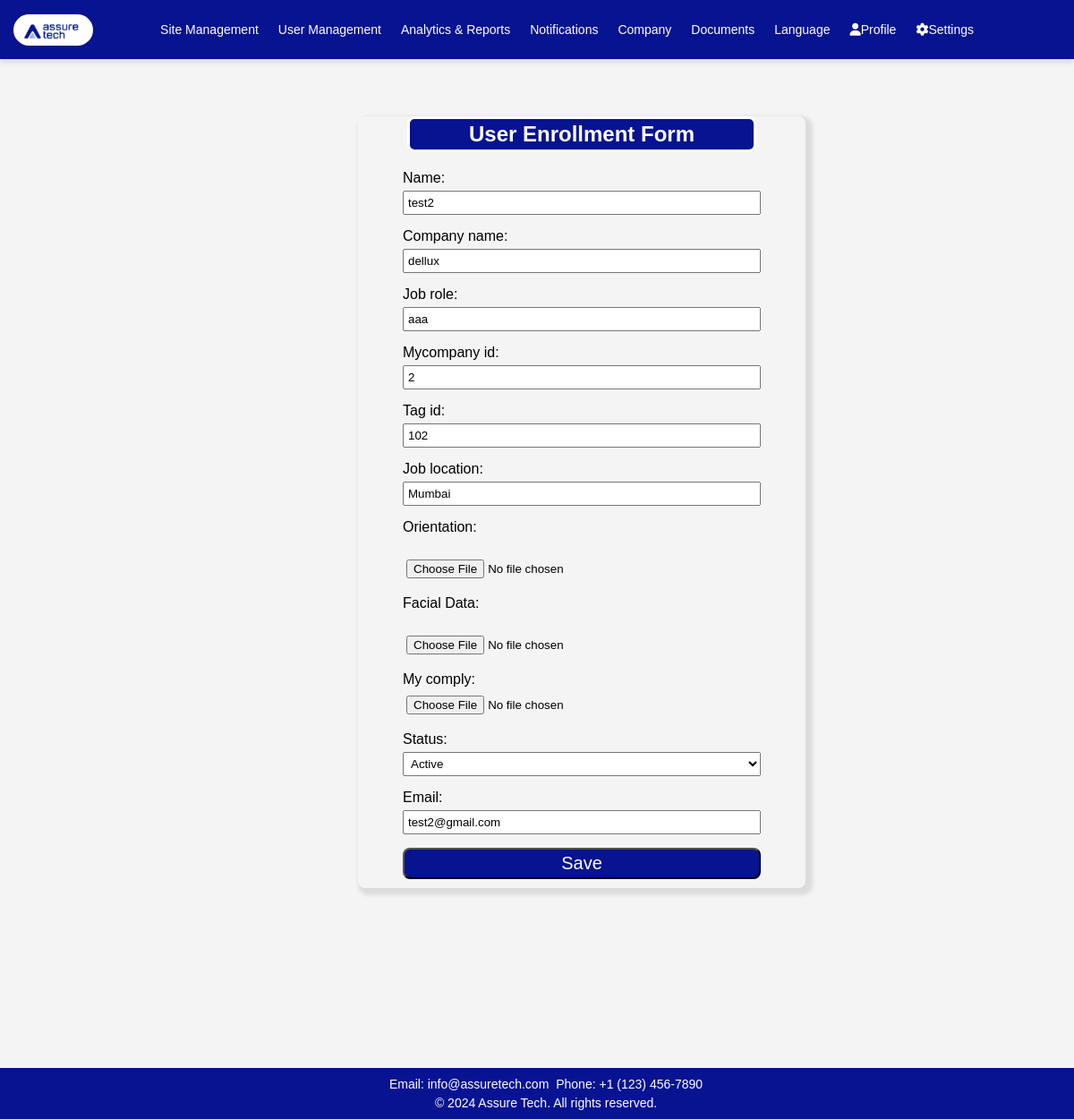
The page /update/38/ on the database as committed earlier.
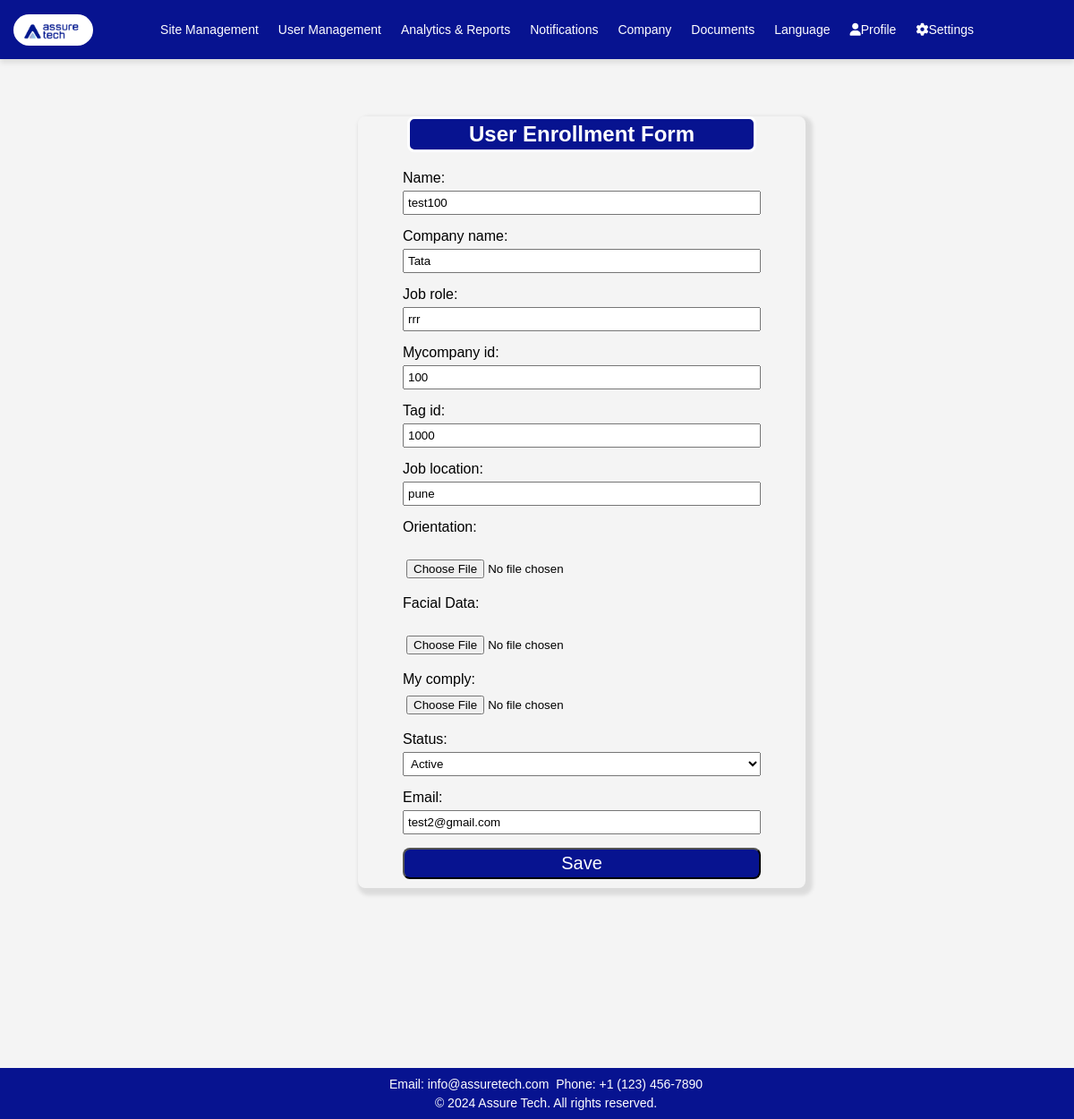
The same page on the database as committed later.
### app1/models.py (models this page shows, shortened)
class UserEnrolled(models.Model):
    sr = models.AutoField(primary_key=True,unique=True)
    picture = models.ImageField(upload_to='user_pictures/', blank=True, null=True)
    name = models.CharField(max_length=255)
    company_name = models.CharField(max_length=100)
    job_role = models.CharField(max_length=100)
    mycompany_id = models.CharField(max_length=10)
    tag_id = models.CharField(max_length=50)
    job_location = models.CharField(max_length=100)
    orientation = models.FileField(upload_to='attachments/', blank=True,null=True, validators=[FileExtensionValidator(['jpeg', 'jpg'])])
    facial_data = models.ImageField(upload_to=user_image_upload_path, blank=True, null=True, verbose_name='Facial Data')
    my_comply = models.ImageField(upload_to='compliance_images/',blank=True, null=True)
    status = models.CharField(max_length=100, choices=[
        ('active', 'Active'),
        ('inactive', 'Inactive'),
    ], default='active')
    email = models.EmailField()
    password = models.CharField(max_length=50)

### app1/views.py (the view)
# urls.py: path('update/<int:pk>/', UpdateData.as_view(), name='user_update'),
class UpdateData(UpdateView):
    model = UserEnrolled
    fields = ['name','company_name','job_role','mycompany_id','tag_id','job_location','orientation','facial_data','my_comply','status','email']
    template_name = 'app1/add_user.html'
    success_url = reverse_lazy('get_all')

### app1/templates/app1/add_user.html (shortened to what this page needs)
<!DOCTYPE html>
<html lang="en">
<head>
    <link rel="stylesheet" href="https://cdnjs.cloudflare.com/ajax/libs/font-awesome/5.15.3/css/all.min.css">
    <link rel="stylesheet" href="https://cdnjs.cloudflare.com/ajax/libs/font-awesome/6.0.0/css/all.min.css">
    {% load static %}
</head>
<body>
    <header>
        <a class="logo" href="#"><img src="{% static 'app1/images/logo.jpg' %}" alt="Logo"></a>
        <nav class="nav">
            <div class="dropdown">
                <a href="{% url 'sites' %}">Site Management</a>
            </div>
            <a href="{% url 'get_all' %}">User Management</a>
            <a href="{% url 'report' %}">Analytics & Reports</a>
            <a href="{% url 'notification1' %}">Notifications</a>
            <a href="{% url 'company' %}">Company</a>
            <a href="{%url 'orientation' %}">Documents</a>
            <div class="dropdown">
                <a href="#" class="dropbtn">Language</a>
            </div>
            <div class="dropdown">
                <a href="#" class="dropbtn"><i class="fas fa-user"></i>Profile</a>
            </div>
            <div class="dropdown">
                <a href="#" class="dropbtn"><i class="fas fa-cog"></i>Settings</a>
            </div>
        </nav>
    </header>
    <div class="container">
        <h2>User Enrollment Form</h2>
        <form method="post" action="" enctype="multipart/form-data">
            {% for field in form %}
                {% if field.name == 'orientation' or field.name == 'facial_data' %}
                    {% if form.instance.field.name %}
                        <label><a href="#" onclick="showData('{{ field.name }}'); return false;">{{ field.label }}</a></label>
                        <br>
                        <div id="{{ field.name }}Data" style="display: none;">
                            <p>{{ form.instance.field.name }}</p>
                        </div>
                    {% else %}
                        <label>{{ field.label_tag }}</label>
                        <br>
                        <input type="file" name="{{ field.name }}" id="{{ field.id_for_label }}" accept="image/*">
                    {% endif %}
                {% else %}
                    {{ field.label_tag }} {{ field }}
                    <br>
                {% endif %}
            {% endfor %}
            <input type="submit" value="Save">
        </form>
    </div>
    <footer>
        <p>Email: info@assuretech.com</p>
        <p>Phone: +1 (123) 456-7890</p>
        <div class="footer-bottom">
            <p>&copy; 2024 Assure Tech. All rights reserved.</p>
        </div>
    </footer>
</body>
</html>

Rows that differ between the two databases and show on the page:
changed UserEnrolled "Active": name "test2" → "test100"; company_name "dellux" → "Tata"; job_role "aaa" → "rrr"; mycompany_id "2" → "100"; tag_id "102" → "1000"; job_location "Mumbai" → "pune"
